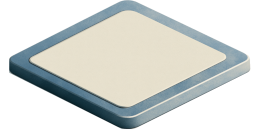
#> input picture client/assets/wayfinders_visual_assets/e1/wf_e1_tile_neutral.png, 256 x 132 px
$ python gen_e2_area_grid_placeholders.py
#> lines starting #> are read from the running program, lines starting #| are printed output that depends on the picture
"""
Generate placeholder PNGs for the E2.1 Halfgate area-grid scene.

Outputs land under the godot_asset_override symlink so the in-game
AssetResolver picks them up from user:// at runtime, ahead of the
final Mira-authored bitmaps.

Naming convention adopted (Mira v8.1 §1 shape: wf_<ecran>_<nom>_<variant>_<res>.png):
- <ecran>     = "e2_grid" (sub-layer of the E2AreaMap screen, distinct
                 from "e2/" legacy folder which holds the WorldMap
                 background, and from "e3/" which holds the area's
                 cité-level background).
- <nom>       = role (tile, district_iso, neutral, portrait, fog, background, poi_marker).
- <variant>   = district_type / npc id / role variant when applicable.
- <res>       = dimensions in WxH.

The script is idempotent: rerun overwrites without prompt.

Rune E2.1, 2026-05-16.

E2.1c profond refonte (2026-05-16, Didier lock).
The mapping district → cells dropped the 2x2 block constraint and switched
to per-district irregular shapes (39 attributed cells across 6 districts +
25 unattributed neutral cells = 64 total). The render layer's consequence
on the asset pipeline :

  1. The 6 district iso placeholders (wf_e2_grid_district_iso_<suffix>_256x132.png)
     stay unchanged ; they keep their losange shape and per-district tint.
  2. A NEW 7th iso placeholder is added : `wf_e2_grid_neutral_256x132.png`,
     same 256x132 losange geometry as the E1 fog bitmap and the district
     placeholders, but a distinct base colour (urban sand-beige) that
     reads visually distinct from BOTH the per-district hues AND the E1
     fog veil. This is what the 25 unattributed cells now render. The E1
     fog bitmap is NO LONGER re-routed to neutral cells -- it stays
     reserved for the fog reveal state alone (Didier 2026-05-16 : "on
     prend un placeholder neutre par défaut mais pas celui du fog").

The neutral placeholder shares the E1 alpha mask at script-gen time so the
losange shape lines up pixel-perfect with the surrounding district +
fog cells.
"""

from __future__ import annotations

import os
from pathlib import Path

from PIL import Image, ImageDraw, ImageFont

# Resolve the symlink target path (user://wayfinders_visual_assets/ in
# Godot vocabulary). Hard-coded for the dev environment ; the symlink
# under "Team Inbox/godot_asset_override/" resolves to the same place.
OUT_ROOT = Path(
    os.path.expandvars(
        r"%APPDATA%\Godot\app_userdata\Wayfinders\wayfinders_visual_assets\e2_area_grid"
    )
)

# Canonical source for the iso losange alpha mask. Resolved relative to
# this script's location so the script stays portable across the Windows
# clone and any future CI machine that runs it. `wf_e1_tile_neutral.png`
# is the same bitmap E2AreaMap renders under E2.1a/b -- using its alpha
# as the iso mask guarantees the losange shape lines up pixel-perfect
# with the surrounding fog cells.
REPO_ROOT = Path(__file__).resolve().parent.parent
E1_TILE_SOURCE = (
    REPO_ROOT / "client" / "assets" / "wayfinders_visual_assets" / "e1" / "wf_e1_tile_neutral.png"
)


# ---------- Wayfinders palette (per project_wayfinders_visual_dna) ----------
# Warm earth axis : terracotta ochre + parchment cream + umber.
PARCHMENT_CREAM = (231, 213, 178)
TERRACOTTA = (175, 100, 70)
UMBER = (90, 60, 38)
DARK_UMBER = (55, 35, 22)
ASH_GREY = (130, 122, 110)

# Per-district teints. Distinct enough that a placeholder reading is
# unambiguous, but all sitting on the warm-earth axis so Mira can drop
# the real bitmaps later without a tonal jolt.
DISTRICT_COLORS: dict[str, tuple[int, int, int]] = {
    "intramuros": (190, 170, 130),  # parchment-warm
    "wall": (115, 95, 70),  # umber-stone
    "gateway": (160, 120, 80),  # warm passage
    "outskirts": (175, 150, 110),  # khaki faubourg
    "hinterland_agri": (155, 165, 100),  # field-green-ochre
    "littoral": (130, 150, 155),  # cool-grey water
}

# E2.1c iso palette : mirrors the Varn-locked sRGB tints in
# `DistrictTypeHelpers.TintRgba` (xUnit-pinned in `DistrictTypeTests`).
# Each entry is the (R, G, B) triplet in 0-255 form derived from the
# locked (R, G, B, 1.0) float tuple. Drift here is a silent visual
# regression -- the rectangular DISTRICT_COLORS above were tuned for the
# pre-iso square placeholder pass and read differently on a iso losange
# face, so they are intentionally NOT reused.
#
# Conversion formula : round(f * 255) per channel.
#   Intramuros     (0.945, 0.910, 0.808) -> (241, 232, 206)  parchment-cream
#   Wall           (0.620, 0.600, 0.565) -> (158, 153, 144)  stone-grey
#   Gateway        (0.835, 0.510, 0.376) -> (213, 130,  96)  terracotta
#   Outskirts      (0.815, 0.733, 0.580) -> (208, 187, 148)  sand-beige
#   HinterlandAgri (0.580, 0.620, 0.396) -> (148, 158, 101)  olive
#   Littoral       (0.560, 0.640, 0.682) -> (143, 163, 174)  grey-blue
DISTRICT_ISO_COLORS: dict[str, tuple[int, int, int]] = {
    "intramuros": (241, 232, 206),
    "wall": (158, 153, 144),
    "gateway": (213, 130, 96),
    "outskirts": (208, 187, 148),
    "hinterland_agri": (148, 158, 101),
    "littoral": (143, 163, 174),
}

# Short 4-5 char labels stamped on the iso losange face so the dev grid
# reads which district is which without hovering. Kept under 6 chars so
# they fit comfortably inside the face-top losange even with Georgia at
# 20 px. Drawn at low-alpha umber so they read as a discreet marker, not
# as a UI label.
DISTRICT_ISO_LABELS: dict[str, str] = {
    "intramuros": "INTRA",
    "wall": "WALL",
    "gateway": "GATE",
    "outskirts": "OUTSK",
    "hinterland_agri": "FIELD",
    "littoral": "COAST",
}

# Neutral iso placeholder (E2.1c profond refonte, Didier lock 2026-05-16).
# Used for the 25 unattributed "space-between-quartiers" cells. The colour
# is a slightly desaturated, slightly paler sand-beige -- close enough to
# Outskirts (208, 187, 148) to belong to the same warm-earth axis, but
# clearly cooler / paler so a side-by-side neutral cell vs Outskirts cell
# does not collapse to the same hue. Picked at (217, 204, 184) which
# corresponds to the sRGB float triplet (0.851, 0.800, 0.722) ≈ the
# "urban beige" Didier suggested in the brief.
#
# The label is intentionally short and discreet : the neutral cells are
# the visual breathing space between quartiers, NOT a 7th district. Two
# options were considered :
#  -- no label at all (would surface as "empty fog-shaped tile" with no
#     hint of what it is during dev iteration).
#  -- "URBAN" stamp at low-alpha umber.
# We pick "URBAN" : dev legibility wins over visual minimalism at the
# placeholder pass, Mira will drop the stamp at her final bitmap pass.
NEUTRAL_ISO_COLOR: tuple[int, int, int] = (217, 204, 184)  # urban sand-beige
NEUTRAL_ISO_LABEL: str = "URBAN"

# Placeholder dimensions (square tiles for E2.1 ; isometric reshaping is
# Mira's job post-validation).
TILE_DIM = (256, 256)  # one district tile sprite (legacy rectangular pass)
PORTRAIT_DIM = (256, 384)  # 2:3 portrait, NPC vibe
BACKGROUND_DIM = (2048, 2048)  # 8x8 grid at 256 px/cell
FOG_DIM = (256, 256)  # one fog veil tile
POI_MARKER_DIM = (
    96,
    96,
)  # one POI marker icon (E2.1c refonte : sober solid dot, 40 px on 96 canvas)


def _load_font(size: int) -> ImageFont.ImageFont:
    """Best-effort font load. Falls back to PIL default if no system
    font available (rare on Windows, but the script must stay portable)."""
    candidates = [
        r"C:\Windows\Fonts\georgia.ttf",
        r"C:\Windows\Fonts\georgiab.ttf",
        r"C:\Windows\Fonts\arial.ttf",
    ]
    for path in candidates:
        if Path(path).exists():
            try:
                return ImageFont.truetype(path, size)
            except OSError:
                continue
    return ImageFont.load_default()


def _draw_tile(
    out_path: Path,
    base_color: tuple[int, int, int],
    district_label: str,
    dim: tuple[int, int] = TILE_DIM,
) -> None:
    """Draw a tile placeholder : base color, soft inner shadow, district
    label centred, faint grid border. Mira will replace the bitmap proper ;
    this version is purely for layout + EC6 hover validation."""
    img = Image.new("RGBA", dim, (*base_color, 255))
    draw = ImageDraw.Draw(img)

    # Inner border (umber) — gives the tile a tangible "edge" so the
    # grid is readable when 64 of them tile up.
    border = 4
    draw.rectangle(
        [border, border, dim[0] - border - 1, dim[1] - border - 1],
        outline=DARK_UMBER,
        width=2,
    )

    # Inner texture hatch : terracotta dotted grid so each tile shows
    # some grain (mirrors the "grain à l'intérieur seulement" rule of
    # the visual DNA pipeline v2). Cheap, deterministic, no PRNG.
    for x in range(20, dim[0] - 20, 24):
        for y in range(20, dim[1] - 20, 24):
            draw.point((x, y), fill=(*TERRACOTTA, 128))

    # Centred district label.
    font = _load_font(28)
    text = district_label
    bbox = draw.textbbox((0, 0), text, font=font)
    tw, th = bbox[2] - bbox[0], bbox[3] - bbox[1]
    draw.text(
        ((dim[0] - tw) / 2, (dim[1] - th) / 2 - 4),
        text,
        fill=DARK_UMBER,
        font=font,
    )

    # "PLACEHOLDER" subtitle so dev never confuses these with real assets.
    sub_font = _load_font(14)
    sub = "PLACEHOLDER"
    bbox = draw.textbbox((0, 0), sub, font=sub_font)
    tw = bbox[2] - bbox[0]
    draw.text(
        ((dim[0] - tw) / 2, dim[1] - 36),
        sub,
        fill=(*DARK_UMBER, 180) if False else ASH_GREY,
        font=sub_font,
    )

    img.save(out_path, "PNG")
    print(f"  wrote {out_path.name}  ({dim[0]}x{dim[1]})")


def _draw_iso_alpha_masked_tile(
    out_path: Path,
    base_color: tuple[int, int, int],
    label: str,
    e1_source_path: Path,
) -> None:
    """Draw an iso-shaped tile placeholder using the canonical E1 alpha mask.

    Pipeline :
      1. Open the canonical E1 tile bitmap (face-top losange + slab, RGBA
         with transparent corners).
      2. Build a flat-colour RGBA image the same size, filled with the
         base colour at full opacity.
      3. Composite (2) onto a fully transparent canvas using the E1
         bitmap's alpha as a mask -- this preserves the losange shape
         exactly, including the 4 px slab at the bottom of the bitmap
         (which the in-engine Sprite2D offsets by +2 px to align with
         Y-sort).
      4. Stamp a short label centred on the losange face, at low alpha
         umber, so the dev grid is legible without a tooltip.

    Used for both the 6 per-district iso placeholders AND the new
    neutral placeholder (E2.1c profond refonte) -- same geometry,
    different base colour, different label.

    Why composite with the E1 alpha mask vs drawing a polygon ourselves :
    PIL's polygon rasteriser would produce a different anti-aliased edge
    than Godot's import pipeline produced for E1, so the iso losange
    boundaries between adjacent cells would micro-misalign at sub-pixel
    level. Reusing the E1 alpha guarantees byte-identical shape.
    """
    # Load canonical E1 tile + extract its alpha channel as the mask.
    e1_tile = Image.open(e1_source_path).convert("RGBA")
    width, height = e1_tile.size
    alpha_mask = e1_tile.split()[3]  # the A channel of the RGBA tuple.

    # Build the flat-colour layer at the same dims, full opacity.
    color_layer = Image.new("RGBA", (width, height), (*base_color, 255))

    # Composite onto a transparent canvas using the E1 alpha as mask.
    canvas = Image.new("RGBA", (width, height), (0, 0, 0, 0))
    canvas.paste(color_layer, (0, 0), mask=alpha_mask)

    # Stamp a short label centred on the losange face.
    draw = ImageDraw.Draw(canvas)
    font = _load_font(20)
    bbox = draw.textbbox((0, 0), label, font=font)
    tw, th = bbox[2] - bbox[0], bbox[3] - bbox[1]
    # Y-centre on the losange face = (height - slab) / 2. The face-top
    # losange occupies (height - ~4 px slab) ; centring on (height/2 - 4)
    # lands the text on the visual middle of the diamond, not on the
    # slab-shifted geometric centre.
    text_x = (width - tw) / 2
    text_y = (height - th) / 2 - 4
    # Low-alpha umber : reads as a discreet marker, not a UI label. The
    # 180/255 alpha keeps it visible on every base colour including the
    # darker Wall stone-grey.
    draw.text((text_x, text_y), label, fill=(*DARK_UMBER, 180), font=font)

    canvas.save(out_path, "PNG")
    print(f"  wrote {out_path.name}  ({width}x{height})")


def _draw_portrait(
    out_path: Path,
    display_name: str,
    class_label: str,
    accent_color: tuple[int, int, int],
) -> None:
    """Draw a portrait placeholder : parchment background, accent
    silhouette band, name + class label. Vertical 2:3 ratio (256x384)
    so the portrait reads as a portrait and not a tile."""
    dim = PORTRAIT_DIM
    img = Image.new("RGBA", dim, (*PARCHMENT_CREAM, 255))
    draw = ImageDraw.Draw(img)

    # Parchment border.
    draw.rectangle(
        [0, 0, dim[0] - 1, dim[1] - 1],
        outline=DARK_UMBER,
        width=3,
    )

    # Accent silhouette band (a horizontal stripe at portrait shoulder
    # height) -- distinguishes the 3 NPCs at a glance.
    band_top = int(dim[1] * 0.55)
    draw.rectangle(
        [16, band_top, dim[0] - 17, dim[1] - 60],
        fill=(*accent_color, 255),
        outline=DARK_UMBER,
        width=2,
    )

    # Silhouette head (oval).
    head_w, head_h = 100, 130
    head_x = (dim[0] - head_w) // 2
    head_y = int(dim[1] * 0.18)
    draw.ellipse(
        [head_x, head_y, head_x + head_w, head_y + head_h],
        fill=(*accent_color, 220),
        outline=DARK_UMBER,
        width=2,
    )

    # Name + class.
    name_font = _load_font(20)
    class_font = _load_font(14)
    sub_font = _load_font(12)

    name = display_name
    bbox = draw.textbbox((0, 0), name, font=name_font)
    nw = bbox[2] - bbox[0]
    draw.text(
        ((dim[0] - nw) / 2, dim[1] - 56),
        name,
        fill=DARK_UMBER,
        font=name_font,
    )

    bbox = draw.textbbox((0, 0), class_label, font=class_font)
    cw = bbox[2] - bbox[0]
    draw.text(
        ((dim[0] - cw) / 2, dim[1] - 32),
        class_label,
        fill=DARK_UMBER,
        font=class_font,
    )

    bbox = draw.textbbox((0, 0), "PLACEHOLDER", font=sub_font)
    pw = bbox[2] - bbox[0]
    draw.text(
        ((dim[0] - pw) / 2, dim[1] - 16),
        "PLACEHOLDER",
        fill=ASH_GREY,
        font=sub_font,
    )

    img.save(out_path, "PNG")
    print(f"  wrote {out_path.name}  ({dim[0]}x{dim[1]})")


def _draw_background(out_path: Path) -> None:
    """The 8x8 grid background plate. Solid warm-earth wash so the
    individual district tiles read above it. The actual cell rendering
    happens at runtime in Godot ; this background is the "paper" beneath
    them. 2048x2048 = 8x8 cells at 256 px/cell."""
    dim = BACKGROUND_DIM
    img = Image.new("RGBA", dim, (*PARCHMENT_CREAM, 255))
    draw = ImageDraw.Draw(img)

    # Outer parchment frame.
    draw.rectangle(
        [0, 0, dim[0] - 1, dim[1] - 1],
        outline=DARK_UMBER,
        width=8,
    )

    # 8x8 grid reference lines (subtle, just to ground the placeholders
    # visually when the cells overlay).
    for i in range(1, 8):
        offset = i * (dim[0] // 8)
        draw.line([offset, 0, offset, dim[1]], fill=(*ASH_GREY, 140), width=1)
        draw.line([0, offset, dim[0], offset], fill=(*ASH_GREY, 140), width=1)

    # Title in upper-left corner.
    font = _load_font(48)
    draw.text((48, 32), "E2.1 / Halfgate / 8x8", fill=DARK_UMBER, font=font)

    sub_font = _load_font(20)
    draw.text(
        (48, 96),
        "PLACEHOLDER (1 tile = 256 px ; 8 col x 8 row)",
        fill=ASH_GREY,
        font=sub_font,
    )

    img.save(out_path, "PNG")
    print(f"  wrote {out_path.name}  ({dim[0]}x{dim[1]})")


def _draw_fog(out_path: Path) -> None:
    """Fog veil tile : opaque umber with a parchment hatch. Used for
    fog-state cells. Reused (sample-tiled) across the whole 8x8 grid."""
    dim = FOG_DIM
    img = Image.new("RGBA", dim, (*DARK_UMBER, 255))
    draw = ImageDraw.Draw(img)

    # Parchment-tone hatch lines -- the "cadastral veil" texture.
    for i in range(-dim[0], dim[0] * 2, 12):
        draw.line(
            [i, 0, i + dim[1], dim[1]],
            fill=(*PARCHMENT_CREAM, 60),
            width=1,
        )

    # Label.
    font = _load_font(20)
    text = "FOG"
    bbox = draw.textbbox((0, 0), text, font=font)
    tw, th = bbox[2] - bbox[0], bbox[3] - bbox[1]
    draw.text(
        ((dim[0] - tw) / 2, (dim[1] - th) / 2),
        text,
        fill=PARCHMENT_CREAM,
        font=font,
    )
    img.save(out_path, "PNG")
    print(f"  wrote {out_path.name}  ({dim[0]}x{dim[1]})")


def _draw_poi_marker(out_path: Path) -> None:
    """POI marker icon -- a sober solid terracotta dot, no ring.

    E2.1c refonte (Didier lock 2026-05-16) : the first pass drew an
    outer terracotta ring + inner dot, which read as a UI target icon
    ("icone cible") rather than a diegetic POI anchor on the parchment.
    Refonte drops the outer ring entirely and keeps only a solid filled
    circle, ~40 px diameter on the 96x96 RGBA canvas. The fill is
    terracotta (matching the parchment wash umber-terracotta family) with
    a single 2 px DARK_UMBER outline for the alpha cleanup edge -- enough
    contrast against the wash, no halo, no rim, no white ring.

    Sizing : 96x96 canvas with a 40 px diameter dot leaves enough
    transparent padding around the dot for Godot's LinearWithMipmaps
    downscaling to stay clean at the rendered ~24-32 px on-screen size.
    """
    dim = POI_MARKER_DIM
    img = Image.new("RGBA", dim, (0, 0, 0, 0))
    draw = ImageDraw.Draw(img)

    cx, cy = dim[0] // 2, dim[1] // 2
    # Dot radius : 20 px on a 96x96 canvas = 40 px diameter, leaves a
    # generous transparent border for clean alpha during downscale.
    r_dot = 20
    draw.ellipse(
        [cx - r_dot, cy - r_dot, cx + r_dot, cy + r_dot],
        fill=(*TERRACOTTA, 255),
        outline=DARK_UMBER,
        width=2,
    )

    img.save(out_path, "PNG")
    print(f"  wrote {out_path.name}  ({dim[0]}x{dim[1]})")


def main() -> None:
    OUT_ROOT.mkdir(parents=True, exist_ok=True)
    print(f"[gen_e2_area_grid_placeholders] writing under {OUT_ROOT}")

    # 6 district tile placeholders (legacy rectangular 256x256 pass).
    # Kept on disk for reference -- asset_keys.json no longer points at
    # these after the E2.1c iso patch, but deleting them is out of scope
    # for the smoke test (no consumer touches them anymore).
    for suffix, color in DISTRICT_COLORS.items():
        label = suffix.replace("_", " ").title()
        out = OUT_ROOT / f"wf_e2_grid_tile_{suffix}_256x256.png"
        _draw_tile(out, color, label)
#> this loop made 6 passes
#> th in _draw_tile on passes 1 to 6: 8, 8, 10, 8, 10, 8
#> pass 1, in _draw_tile, `img = Image.new("RGBA", dim, (*base_color, 255))`:
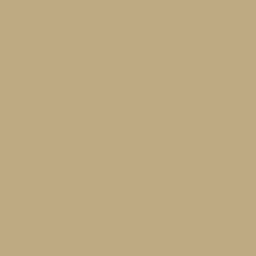
#> img: PIL image 256x256 RGBA; mean R, G, B, A 190, 170, 130, 255
#> pass 2, in _draw_tile (call 2), `img.save(out_path, "PNG")`:
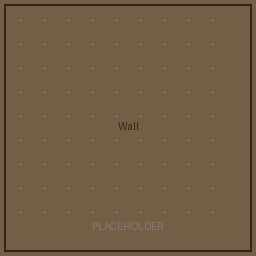
#> saved as wf_e2_grid_tile_wall_256x256.png: PIL image 256x256 RGBA; mean R, G, B, A 113.3, 93.2, 68.6, 254.8; transparent parts drawn white

    # E1 iso source bitmap is the shared alpha mask for every iso
    # placeholder (6 district variants + 1 neutral variant). Resolve
    # source dims once and reuse.
    if not E1_TILE_SOURCE.exists():
        raise SystemExit(
            f"[gen_e2_area_grid_placeholders] FATAL : E1 iso source bitmap "
            f"not found at {E1_TILE_SOURCE} -- the iso placeholders reuse "
            f"its alpha mask to preserve losange shape. Restore the file "
            f"(it ships in res://assets/wayfinders_visual_assets/e1/) and "
            f"re-run."
        )
    src = Image.open(E1_TILE_SOURCE)
#> src is the input picture: PIL image 256x132 RGBA; mean R, G, B, A 97.6, 101.1, 97.7, 135.9
    src_w, src_h = src.size
    src.close()

    # 6 district iso tile placeholders (E2.1c patch, 2026-05-16).
    # Same losange shape as the E1 fog tile, district-tinted base colour,
    # short label stamped on the face. These are the actual textures
    # routed to E2AreaMap.BuildAreaGrid for the 39 cells covered by the
    # 6 district cell lists at E2.1c profond refonte.
    for suffix, color in DISTRICT_ISO_COLORS.items():
        label = DISTRICT_ISO_LABELS[suffix]
        out = OUT_ROOT / f"wf_e2_grid_district_iso_{suffix}_{src_w}x{src_h}.png"
        _draw_iso_alpha_masked_tile(out, color, label, E1_TILE_SOURCE)
#> in _draw_iso_alpha_masked_tile, `alpha_mask = e1_tile.split()[3]`:
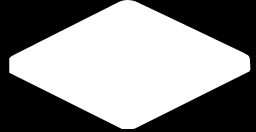
#> alpha_mask: PIL image 256x132 L; min 0, max 255, mean 135.9
#> in _draw_iso_alpha_masked_tile, `color_layer = Image.new("RGBA", (width, height), (*base_color, 255))`:
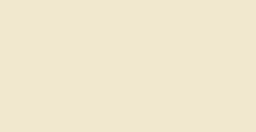
#> color_layer: PIL image 256x132 RGBA; mean R, G, B, A 241, 232, 206, 255
#> in _draw_iso_alpha_masked_tile, `bbox = draw.textbbox((0, 0), label, font=font)`: bbox = (0, 2, 30, 10)
#> in _draw_iso_alpha_masked_tile, `tw, th = bbox[2] - bbox[0], bbox[3] - bbox[1]`: tw = 30; th = 8
#> in _draw_iso_alpha_masked_tile, `text_x = (width - tw) / 2`: text_x = 113
#> in _draw_iso_alpha_masked_tile, `text_y = (height - th) / 2 - 4`: text_y = 58
#> in _draw_iso_alpha_masked_tile, `canvas.save(out_path, "PNG")`:
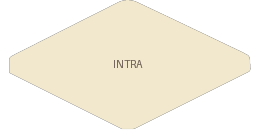
#> saved as wf_e2_grid_district_iso_intramuros_256x132.png: PIL image 256x132 RGBA; mean R, G, B, A 128, 123.2, 109.4, 135.7; transparent parts drawn white
#|   wrote wf_e2_grid_district_iso_intramuros_256x132.png  (256x132)

    # 1 neutral iso tile placeholder (E2.1c profond refonte, 2026-05-16).
    # Used by the 25 unattributed "space-between-quartiers" cells. NOT
    # to be confused with the E1 fog bitmap (which stays reserved for
    # the fog reveal state alone -- Didier lock : "on prend un
    # placeholder neutre par défaut mais pas celui du fog").
    neutral_out = OUT_ROOT / f"wf_e2_grid_neutral_{src_w}x{src_h}.png"
    _draw_iso_alpha_masked_tile(neutral_out, NEUTRAL_ISO_COLOR, NEUTRAL_ISO_LABEL, E1_TILE_SOURCE)
#> in _draw_iso_alpha_masked_tile (call 7), `color_layer = Image.new("RGBA", (width, height), (*base_color, 255))`:
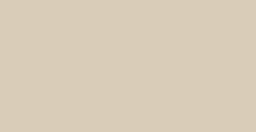
#> color_layer: PIL image 256x132 RGBA; mean R, G, B, A 217, 204, 184, 255
#> in _draw_iso_alpha_masked_tile (call 7), `canvas.paste(color_layer, (0, 0), mask=alpha_mask)`:
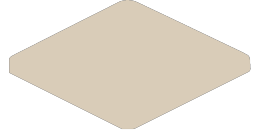
#> canvas: PIL image 256x132 RGBA; mean R, G, B, A 115.6, 108.7, 98, 135.9; transparent parts drawn white
#> in _draw_iso_alpha_masked_tile (call 7), `bbox = draw.textbbox((0, 0), label, font=font)`: bbox = (0, 2, 33, 10)
#> (the rest of the program and of its run is left out)
